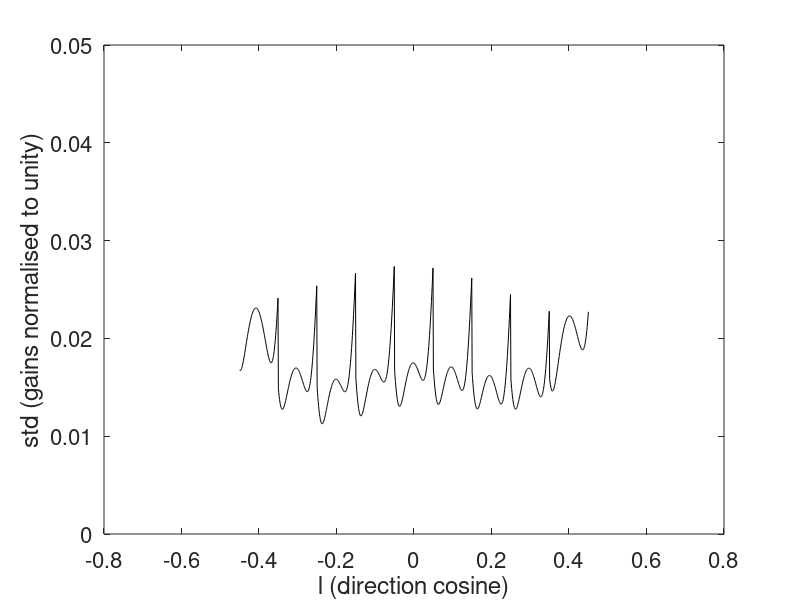
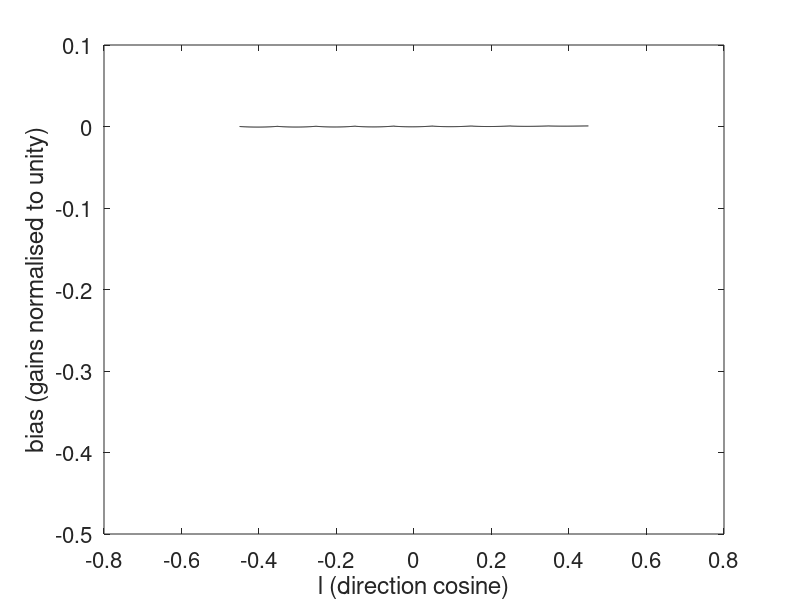

These charts were generated, in order, by the following MATLAB code:
%% multi-beam calibration of DDEs
%
% This script demonstrates the advantages of combining DD calibration
% solutions from multiple beams to improve the solutions for DDEs under the
% assumption that the DDE model can be split in a factor common to all
% beams and a global factor. This will be demonstrated using a simple model
% in which both factors can be described by low order polynomials.
%
% As starting point for the optimisation, we will assume that the apparent
% source fluxes are available / measured and that the noise is spatially
% white over the FoV.
%
% SJW, 29 January 2018

%% start with a clean workspace
clear
close all

%% measurement description
N_b = 9;        % number of beams (odd to ensure symmetric placement)
dl_b = 0.1;     % beam separation (assumed identical to HPBW)
dl = 1e-3;      % resolution for plots
Nrun = 1e3;     % number of runs in MC sim
Niter = 5;      % number of iterations
SNR = 10;       % instantaneous SNR of sources based on true power

%% define DD model per beam
p_b = polyfit([0, -dl_b/2, dl_b/2], [1, 0.5, 0.5], 2);
%l_b = -dl_b/2:dl:dl_b/2;
%g_b = polyval(l_b, p_b);

%% define global DD model
p_e = polyfit([0, -1, 1], [1, 0, 0], 2);
%l_e = -1:dl:1;
%g_e = polyval(p_e, l);

%% combine local and global DD model
l0 = -(N_b-1)/2 * dl_b:dl_b:(N_b-1)/2 * dl_b;    % beam centers
l_tot = ((l0(1) - dl_b/2):dl:(l0(end) + dl_b/2)).';
l_b = NaN(length(l_tot), 1);
%g_b = NaN(length(l_tot), 1);
for idx = 1:N_b
    l = (l0(idx) - dl_b/2):dl:(l0(idx) + dl_b/2);
    [~, startidx] = min(abs(l_tot - l(1)));
    [~, stopidx] = min(abs(l_tot -l(end)));
    l_b(startidx:stopidx) = l - l0(idx);
end
g_b = polyval(p_b, l_b);
g_e = polyval(p_e, l_tot);
g_tot = g_e .* g_b;
% figure
% plot(l_tot, g_b, 'k:', ...
%      l_tot, g_e, 'k-.', ...
%      l_tot, g_tot, 'k-');
% set(gca, 'FontSize', 16);
% xlabel('l (direction cosine)');
% ylabel('gain (normalised to unity)');

%% perform MC sim
lidx = 1:10:length(l_tot);
%lidx = randperm(length(l_tot), 3 * N_b);        % grid indices of sources
sigma0 = SNR;               % true source power
g_global = NaN(length(l_tot), Nrun);
g_local2 = NaN(length(l_tot), Nrun);
g_local4 = NaN(length(l_tot), Nrun);
for run = 1:Nrun
    sigma = g_tot(lidx) .* (sigma0 + randn(length(lidx), 1));
    % try iterative multi-beam solution
    g_e_hat = ones(length(l_tot), 1);
    g_b_hat = ones(length(l_tot), 1);
    for iter = 1:Niter
        % remove (estimated) global DD model
        sigma_hat = sigma ./ g_e_hat(lidx);
        % update local DD model
        p_b_hat = polyfit(l_b(lidx), sigma_hat, 2);
        g_b_hat = polyval(p_b_hat, l_b);
        % remove (estimated) local DD model
        sigma_hat = sigma ./ g_b_hat(lidx);
        % update global DD model
        p_e_hat = polyfit(l_tot(lidx), sigma_hat, 2);
        g_e_hat = polyval(p_e_hat, l_tot);
    end
    g_global(:, run) = g_e_hat .* g_b_hat;
    % try local solution (per beam solution)
    for idx = 1:N_b
        l = (l0(idx) - dl_b/2):dl:(l0(idx) + dl_b/-2);
        [~, startidx] = min(abs(l_tot - l(1)));
        [~, stopidx] = min(abs(l_tot - l(end)));
        srcidx = find((l_tot(lidx) >= l(1)) & (l_tot(lidx) <= l(end)));
        p_local2 = polyfit(l_tot(lidx(srcidx)) - l0(idx), sigma(srcidx), 2);
        g_local2(startidx:stopidx, run) = polyval(p_local2, l_tot(startidx:stopidx) - l0(idx)); 
        p_local4 = polyfit(l_tot(lidx(srcidx)) - l0(idx), sigma(srcidx), 4);
        g_local4(startidx:stopidx, run) = polyval(p_local4, l_tot(startidx:stopidx) - l0(idx)); 
    end
end

%% plot statistics
g_global = g_global / SNR;
g_local2 = g_local2 / SNR;
g_local4 = g_local4 / SNR;
std_global = std(g_global.');
bias_global = mean((g_global - g_tot * ones(1, Nrun)).');
std_local2 = std(g_local2.');
std_local4 = std(g_local4.');
bias_local2 = mean((g_local2 - g_tot * ones(1, Nrun)).');
bias_local4 = mean((g_local4 - g_tot * ones(1, Nrun)).');
figure
plot(l_tot, std_local2, 'k:', ...
     l_tot, std_local4, 'k-.', ...
     l_tot, std_global, 'k-');
set(gca, 'FontSize', 16);
xlabel('l (direction cosine)');
ylabel('std (gains normalised to unity)');
figure
plot(l_tot, bias_local2, 'k:', ...
     l_tot, bias_local4, 'k-.', ...
     l_tot, bias_global, 'k-');
set(gca, 'FontSize', 16);
xlabel('l (direction cosine)');
ylabel('bias (gains normalised to unity)');
